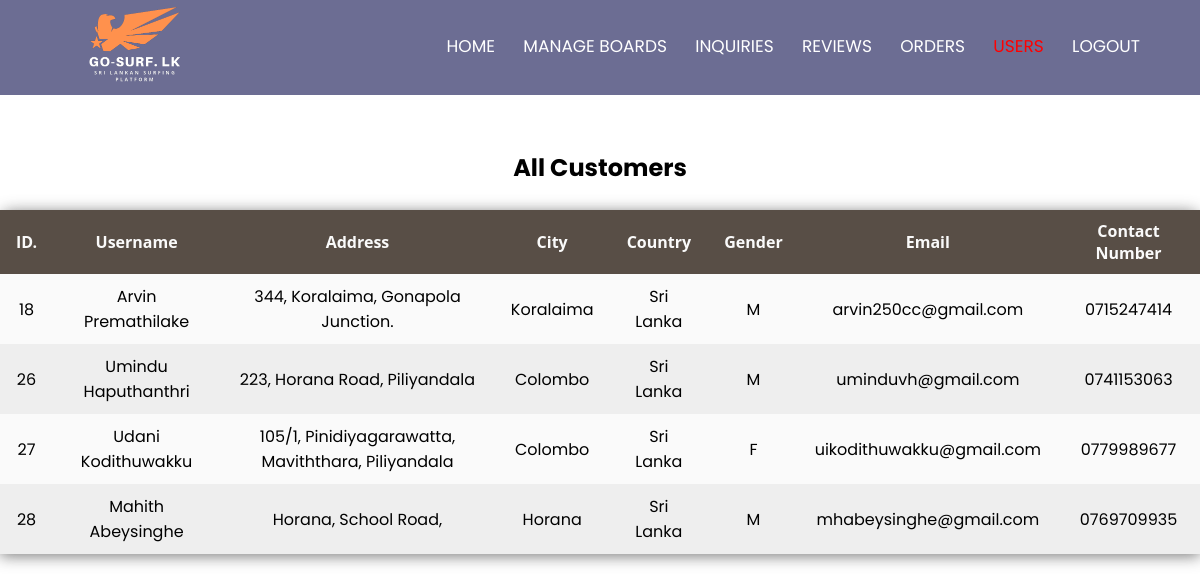
Screenshot of /adminView/viewCustomers.php (signed in) with the database file from the repository.
### tables this page shows
CREATE TABLE `customer` (
  `id` int(11) NOT NULL,
  `fname` varchar(25) NOT NULL,
  `lname` varchar(25) NOT NULL,
  `address1` varchar(50) NOT NULL,
  `address2` varchar(50) NOT NULL,
  `city` varchar(20) NOT NULL,
  `country` varchar(20) NOT NULL,
  `gender` enum('M','F') NOT NULL,
  `contact1` varchar(20) NOT NULL,
  `contact2` varchar(20) NOT NULL,
  `email` varchar(50) NOT NULL,
  `password` varchar(100) NOT NULL,
  `user_image` mediumblob NOT NULL
);

### adminView/viewCustomers.php (the view, shortened to what this page needs)
<!DOCTYPE html>
<html lang="en">
<head>
  <link rel="stylesheet" href="../assets/css/admin_style.css">
  <link rel="stylesheet" href="../assets/css/styles.css">
  <link rel="stylesheet" href="https://stackpath.bootstrapcdn.com/font-awesome/4.7.0/css/font-awesome.min.css">
</head>
<body>
  <section class="header" style="min-height: auto; margin-top:150px;">
    <nav id="navbar" class="fixed">
      <a href="#"><img src="../assets/surf_img/logo.png"></a>
      <div class="nav-links" id="navLinks">
        <ul>
          <li><a href="../adminPanel/admin_panel.php" class="click-animation-1">HOME</a></li>
          <li><a href="./viewAllBoards.php" class="click-animation-1">MANAGE BOARDS</a></li>
          <li><a href="./viewInquiries.php" class="click-animation-1">INQUIRIES</a></li>
          <li><a href="./viewReviews.php" class="click-animation-1">REVIEWS</a></li>
          <li><a href="./viewAllOrders.php" class="click-animation-1">ORDERS</a></li>
          <li><a href="./viewCustomers.php" style="color: red;" class="click-animation-1">USERS</a></li>
          <li class="logout"><a href="../adminPanel/admin_logout_process.php" class="logout-button click-animation-1">LOGOUT</a></li>
        </ul>
      </div>
    </nav>
  </section>
  <div>
    <h2 style="text-align: center;">All Customers</h2>
    <br>
    <?php
      include "../config/db_conn.php";
      $sql = "SELECT * from customer";
      $result = $conn->query($sql);
      if ($result->num_rows > 0) {
    ?>
    <table class="table" style="margin-left:auto; margin-right:auto; width: fit-content;  max-width: 1300px;">
      <thead>
        <tr>
          <th class="text-center">ID.</th>
          <th class="text-center">Username </th>
          <th class="text-center">Address </th>
          <th class="text-center">City </th>
          <th class="text-center">Country </th>
          <th class="text-center">Gender </th>
          <th class="text-center">Email</th>
          <th class="text-center">Contact Number</th>
        </tr>
      </thead>
      <?php
        while ($row = $result-> fetch_assoc()) {
      ?>
      <tr>
        <td><?=$row["id"]?></td>
        <td><?=$row["fname"]?> <?=$row["lname"]?></td>
        <td><?=$row["address1"]?></td>
        <td><?=$row["city"]?></td>
        <td><?=$row["country"]?></td>
        <td><?=$row["gender"]?></td>
        <td><?=$row["email"]?></td>
        <td><?=$row["contact1"]?></td>
      </tr>
    <?php
        }
    } else {
      echo "<p>No customers available.</p>";
    }
    ?>
    </table>
  </div>
</body>
</html>

### assets/css/admin_style.css (style rules this page uses)
* { margin: 0; padding: 0; font-family: 'Poppins', sans-serif; }
table { width: 100%; border-collapse: collapse; border-spacing: 0; box-shadow: 0 2px 15px rgba(64, 64, 64, .7); border-radius: 12px 12px 0 0; margin-bottom: 50px; }
td, th { padding: 10px 16px; text-align: center; }
th { background-color: #584e46; color: #fafafa; font-family: 'Open Sans', Sans-serif; font-weight: bold; }
tr { width: 100%; background-color: #fafafa; font-family: 'Montserrat', sans-serif; }
tr:nth-child(even) { background-color: #eeeeee; }

### assets/css/styles.css (style rules this page uses)
* { margin: 0; padding: 0; font-family: 'Poppins', sans-serif; }
.header { min-height: 100vh; width: 100%; background-image: linear-gradient(rgba(76, 0, 255, 0.847), rgba(16, 16, 16, 0.373), rgba(0, 0, 0, 0.725)); background-position: center; background-size: cover; position: relative; top: 0; }
nav { z-index: 99999; display: flex; padding: 0.5% 6%; justify-content: space-between; align-items: center; position: fixed; width: 90%; background-color: #0d0e4d9a; }
.fixed { position: fixed; top: 0px; transition: top 0.3s; }
nav img { width: 125px; }
.nav-links { flex: 1; text-align: right; }
.nav-links ul li { list-style: none; display: inline-block; padding: 8px 12px; position: relative; }
.nav-links ul li a { color: #fff; text-decoration: none; font-size: 17px; }
.nav-links ul li::after { content: ''; width: 0%; height: 2px; background: #f43434; display: block; margin: auto; transition: 0.5s; }

### rows the page displays
customer: id "18", fname "Arvin", lname "Premathilake", address1 "344, Koralaima, Gonapola Junction.", city "Koralaima", country "Sri Lanka", gender "M", email "arvin250cc@gmail.com", contact1 "0715247414"
customer: id "26", fname "Umindu", lname "Haputhanthri", address1 "223, Horana Road, Piliyandala", city "Colombo", country "Sri Lanka", gender "M", email "uminduvh@gmail.com", contact1 "0741153063"
customer: id "27", fname "Udani", lname "Kodithuwakku", address1 "105/1, Pinidiyagarawatta, Maviththara, Piliyandala", city "Colombo", country "Sri Lanka", gender "F", email "uikodithuwakku@gmail.com", contact1 "0779989677"
customer: id "28", fname "Mahith", lname "Abeysinghe", address1 "Horana, School Road,", city "Horana", country "Sri Lanka", gender "M", email "mhabeysinghe@gmail.com", contact1 "0769709935"
